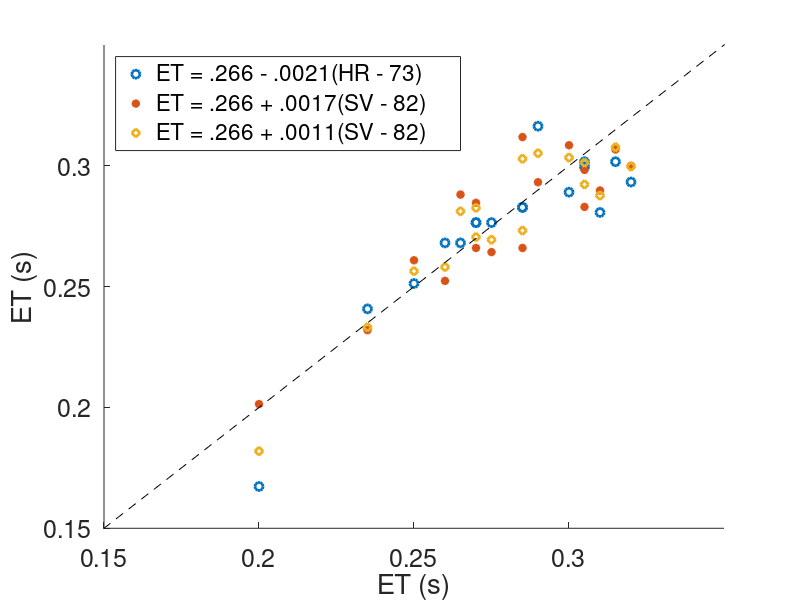

Here is the MATLAB script that generated this plot:
%%	Ejection time, heart rate and stroke volume data for 17 normal subjects in supine position from Weissler 1961 (10.1016/0002-8703(61)90403-3)
ET_normal = [.27, .275, .235, .265, .29, .2, .315, .32, .31, .285, .305, .26, .3, .27, .305, .285, .25];	% Ejection time (s)
HR_normal = [68, 68, 85, 72, 49, 120, 56, 60, 66, 65, 56, 72, 62, 68, 57, 65, 80];	% Heart rate (bpm)
SV_normal = [82, 81, 62, 95, 98, 44, 106, 102, 96, 82, 92, 74, 107, 93, 101, 109, 79];	% Stroke volume for 17 normal subjects (mL)

ET_from_HR = .266 - .0021*(HR_normal - 73);	% Regression equations extracted from data
ET_from_SV = .266 + .0017*(SV_normal - 82);	% Regression equations extracted from data
ET_from_HR_SV = .266 + .0011*(SV_normal - 82) - .0009*(HR_normal - 73);	% Regression equations extracted from data

%	Comparison betweeen regression equations for ejection time
figure
hold on
plot(ET_normal, ET_from_HR, 'o', 'LineWidth', 2)
plot(ET_normal, ET_from_SV, '*', 'LineWidth', 2)
plot(ET_normal, ET_from_HR_SV, 'd', 'LineWidth', 2)
plot([0 1], [0 1], 'k--')
hold off
xlim([0.15 0.35])
ylim([0.15 0.35])
xlabel('ET (s)')
ylabel('ET (s)')
legend('ET = .266 - .0021(HR - 73)', 'ET = .266 + .0017(SV - 82)', ...
	char({'ET = .266 + .0011(SV - 82)','                 - .0009(HR - 73)'}), 'Location', 'NorthWest')
set(gca, 'FontSize', 18')

% saveas(gcf, [PATHS.Figures, 'ET_regression_HR_SV'], 'pdf')
% saveas(gcf, [PATHS.Figures, 'ET_regression_HR_SV'], 'png')
